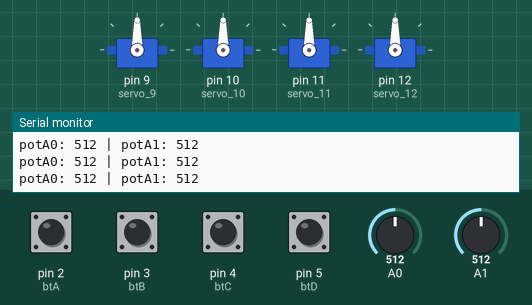
This sketch was run on a simulated Arduino Uno, built with avr-gcc and run on an emulated ATmega328P. On the bench: 4 × servo, the last lines printed to the serial monitor. Inputs (shaded band) come from the test bench; at power-on: pin 2 (btA), pin 3 (btB), pin 4 (btC), pin 5 (btD) HIGH, A0 = 512, A1 = 512.

Above: at 2.2 s.
2.3 s: A0 set to 108
5.3 s: A0 set to 92
8.3 s: pin 2 (btA) pulled LOW for 0.15 s
At 10.0 s:
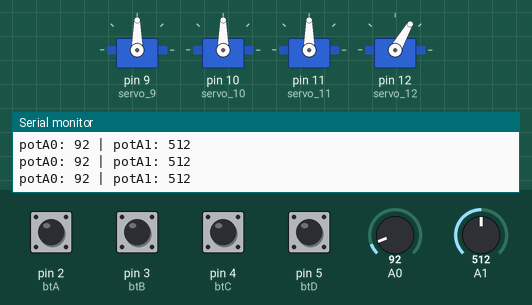
11.3 s: pin 4 (btC) pulled LOW for 0.15 s
At 11.91 s:
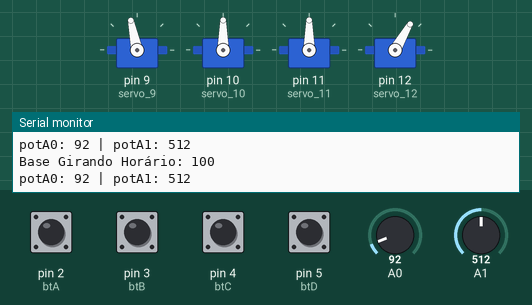
At 12.88 s:
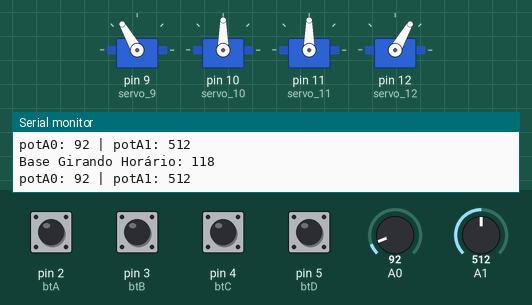
14.3 s: A0 set to 289
At 17.0 s:
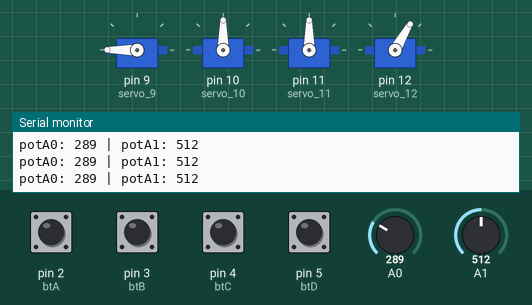
17.3 s: A0 set to 308
Timing chart, 0 to 20.3 s (numbered marks = the images above; inputs shaded):
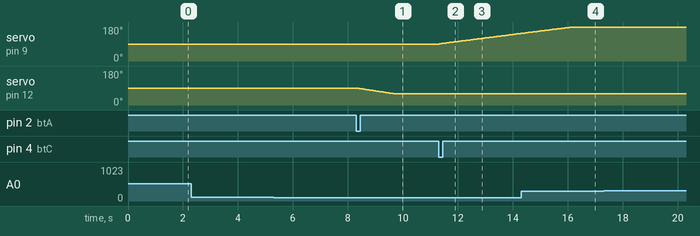

The sketch:

arm_with_joystick.ino
```cpp
#include <Servo.h>

/* Declaração das variáveis */
const int btA = 2;
const int btB = 3;
const int btC = 4;
const int btD = 5;
int potA0 = 0;
int potA1 = 0;
int escolha = 0;

/* Definição dos ângulos iniciais dos servos (esses valores podem variar de montagem para montagem) */
int angBase = 90;
int angDir = 90;
int angEsq = 90;
int angGuarra = 90; // Atualize este valor conforme necessário

/* Declaração dos servos */
Servo servo_9;
Servo servo_10;
Servo servo_11;
Servo servo_12;

/* Tempo para atualizar a posição dos servos */
unsigned long previousMillis = 0;
const long interval = 20; // Intervalo de atualização em milissegundos

void setup() {
  /* Configuração do modo de operação das portas para os botões */
  pinMode(btA, INPUT_PULLUP);
  pinMode(btB, INPUT_PULLUP);
  pinMode(btC, INPUT_PULLUP);
  pinMode(btD, INPUT_PULLUP);

  /* Configuração das portas de operação dos servos */
  servo_9.attach(9);
  servo_10.attach(10);
  servo_11.attach(11);
  servo_12.attach(12);

  delay(500);
  /* Define os ângulos inicias dos servos */

  servo_9.write(angBase);
  servo_10.write(angDir);
  servo_11.write(angEsq);
  servo_12.write(angGuarra); // Atualize este valor conforme necessário

  delay(500);

  Serial.begin(9600); // Inicializando a comunicação serial
}

void loop() {
  unsigned long currentMillis = millis();

  /* Coleta os valores analógicos dos potenciômetros */
  potA0 = analogRead(A0);
  potA1 = analogRead(A1);

  /* Imprime os valores lidos no monitor serial para depuração */
  Serial.print("potA0: ");
  Serial.print(potA0);
  Serial.print(" | potA1: ");
  Serial.println(potA1);

  /* Identifica qual botão será pressionado */
  if (digitalRead(btA) == LOW) {
    escolha = 1;
  }
  else if (digitalRead(btB) == LOW) {
    escolha = 2;
  }
  else if (digitalRead(btC) == LOW) {
    escolha = 3;
  }
  else if (digitalRead(btD) == LOW) {
    escolha = 4;
  }

  /* Verifica se é hora de atualizar a posição dos servos */
  if (currentMillis - previousMillis >= interval) {
    previousMillis = currentMillis;

    /* Após um botão ser pressionado, entrará em um dos quatro modos de operação (A, B, C e D) */
    switch (escolha) {
      case 1:
        /* Se o joystick for deslocado para a esquerda, abrirá a garra. */
        if (potA0 > 700 && angGuarra < 100) {
          angGuarra += 1;
          servo_12.write(angGuarra);
          Serial.print("Garra Abrindo: ");
          Serial.println(angGuarra);
        }
        /* Se o joystick for deslocado para a direita, fechará a garra. */
        if (potA0 < 300 && angGuarra > 60) {
          angGuarra -= 1;
          servo_12.write(angGuarra);
          Serial.print("Garra Fechando: ");
          Serial.println(angGuarra);
        }
        break;

      case 2:
        /* Se o joystick for deslocado para a frente, abaixará o braço. */
        if (potA1 > 700 && angDir < 180) {
          angDir += 1;
          servo_10.write(angDir);
          Serial.print("Braço Abaixando: ");
          Serial.println(angDir);
        }
        /* Se o joystick for deslocado para trás, levantará o braço. */
        if (potA1 < 300 && angDir > 50) {
          angDir -= 1;
          servo_10.write(angDir);
          Serial.print("Braço Levantando: ");
          Serial.println(angDir);
        }
        break;

      case 3:
        /* Se o joystick for deslocado para a direita, o braço girará no sentido horário. */
        if (potA0 < 300 && angBase < 180) {
          angBase += 1;
          servo_9.write(angBase);
          Serial.print("Base Girando Horário: ");
          Serial.println(angBase);
        }
        /* Se o joystick for deslocado para a esquerda, o braço girará no sentido anti-horário. */
        if (potA0 > 700 && angBase > 0) {
          angBase -= 1;
          servo_9.write(angBase);
          Serial.print("Base Girando Anti-Horário: ");
          Serial.println(angBase);
        }
        break;

      case 4:
        /* Se o joystick for deslocado para a frente, levantará o antebraço. */
        if (potA1 > 700 && angEsq < 180) {
          angEsq += 1;
          servo_11.write(angEsq);
          Serial.print("Antebraço Levantando: ");
          Serial.println(angEsq);
        }
        /* Se o joystick for deslocado para trás, abaixará o antebraço. */
        if (potA1 < 300 && angEsq > 90) {
          angEsq -= 1;
          servo_11.write(angEsq);
          Serial.print("Antebraço Abaixando: ");
          Serial.println(angEsq);
        }
        break;
    }
  }
}
```

Measured:
- after the input at 8.3 s, servo on pin 12 (servo_12): moves from 90° to 60° over 1.3 s, starting at once
- after the input at 11.3 s, servo on pin 9 (servo_9): moves from 90° to 146° over 3.0 s, starting at once
